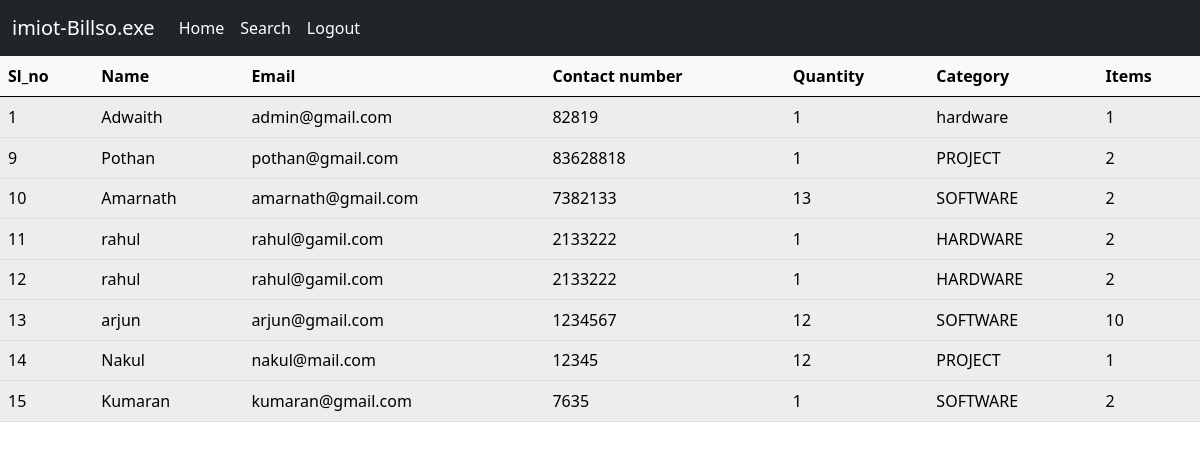
Page /list.php on the committed database.
### tables this page shows
CREATE TABLE `item_list` (
  `sl_no` int(11) NOT NULL,
  `name` varchar(30) NOT NULL,
  `email` varchar(50) NOT NULL,
  `con_number` int(11) NOT NULL,
  `quantity` int(11) NOT NULL,
  `category` varchar(30) DEFAULT NULL,
  `items` int(11) NOT NULL
);

### list.php (the view, shortened to what this page needs)
<?php
include ('db_connection.php');
$query = "SELECT * FROM item_list";
$result = mysqli_query($conn, $query);
?>
<!DOCTYPE html>
<html lang="en">
<head>
    <link href="https://cdn.jsdelivr.net/npm/bootstrap@5.0.0-beta1/dist/css/bootstrap.min.css" rel="stylesheet"
>
</head>
<body>
<nav class="navbar navbar-expand-lg navbar-dark bg-dark">
  <div class="container-fluid">
    <a class="navbar-brand" href="login.php">imiot-Billso.exe</a>
    <div class="collapse navbar-collapse" id="navbarSupportedContent">
      <ul class="navbar-nav me-auto mb-2 mb-lg-0">
        <li class="nav-item">
          <a class="nav-link active" aria-current="page" href="imiot.php">Home</a>
        </li>
        <li class="nav-item">
          <a class="nav-link active" aria-current="page" href="search.php">Search</a>
        </li>
        <li class="nav-item">
          <a class="nav-link active" aria-current="page" href="login.php">Logout</a>
        </li>
    </div>
  </div>
</nav>
<table class="table table-light table-striped">
  <thead>
    <tr>
      <th scope="col">Sl_no</th>
      <th scope="col">Name</th>
      <th scope="col">Email</th>
      <th scope="col">Contact number</th>
      <th scope="col">Quantity</th>
      <th scope="col">Category</th>
      <th scope="col">Items</th>
    </tr>
  </thead>
<?php
if (mysqli_num_rows($result) > 0) {
  while($data = mysqli_fetch_assoc($result))
  {
 ?>
 <tr>
   <td><?php echo $data['sl_no']; ?> </td>
   <td><?php echo $data['name']; ?> </td>
   <td><?php echo $data['email']; ?> </td>
   <td><?php echo $data['con_number']; ?> </td>
   <td><?php echo $data['quantity']; ?> </td>
   <td><?php echo $data['category']; ?> </td>
   <td><?php echo $data['items']; ?> </td>
 <tr>
 <?php
}
  }
?>
</table>
</body>
</html>

### rows in the picture
item_list: sl_no "1", name "Adwaith", email "admin@gmail.com", con_number "82819", quantity "1", category "hardware", items "1"
item_list: sl_no "9", name "Pothan", email "pothan@gmail.com", con_number "83628818", quantity "1", category "PROJECT", items "2"
item_list: sl_no "10", name "Amarnath", email "amarnath@gmail.com", con_number "7382133", quantity "13", category "SOFTWARE", items "2"
item_list: sl_no "11", name "rahul", email "rahul@gamil.com", con_number "2133222", quantity "1", category "HARDWARE", items "2"
item_list: sl_no "12", name "rahul", email "rahul@gamil.com", con_number "2133222", quantity "1", category "HARDWARE", items "2"
item_list: sl_no "13", name "arjun", email "arjun@gmail.com", con_number "1234567", quantity "12", category "SOFTWARE", items "10"
item_list: sl_no "14", name "Nakul", email "nakul@mail.com", con_number "12345", quantity "12", category "PROJECT", items "1"
item_list: sl_no "15", name "Kumaran", email "kumaran@gmail.com", con_number "7635", quantity "1", category "SOFTWARE", items "2"
